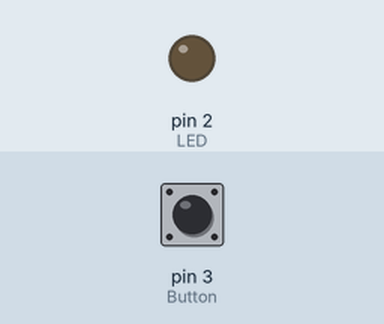
Bench run of a sketch on a simulated Arduino Uno, built with avr-gcc and run on an emulated ATmega328P. On the bench: output pins drawn as LEDs (lit = HIGH). The inputs (shaded band) are chosen by the test bench; at power-on: pin 3 (Button) LOW.

Above: at 1.2 s.
1.3 s: pin 3 (Button) pulled HIGH for 0.15 s
At 1.37 s:
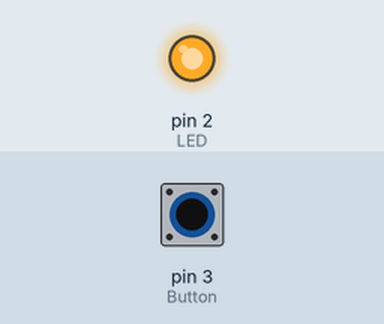
2.9 s: pin 3 (Button) pulled HIGH for 3.2 s
At 7.3 s:
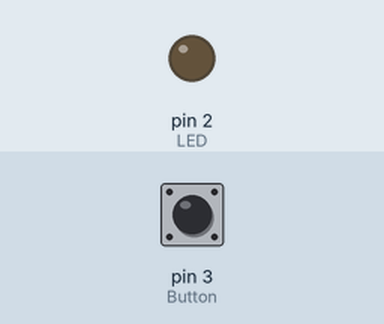
Timing chart, 0 to 8.8 s (numbered marks = the images above; inputs shaded):
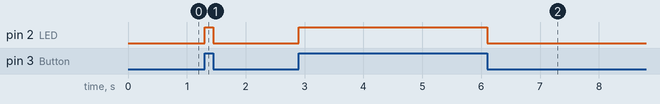

Measured:
- after the input at 1.3 s, pin 2 (LED): LOW → HIGH at once, → LOW 0.15 s later
- after the input at 2.9 s, pin 2 (LED): LOW → HIGH at once, → LOW 3.2 s later

The sketch:

Button_basic1.ino
```cpp
int buttonState = 0;         // สถานะของปุ่มถ้ากดจะเป็น 1 หรือ HIGH ถ้าไม่กดจะเป็น 0 หรือ LOW

void setup() {
  pinMode(2, OUTPUT);   //กำหนดให้ pin 2 เป็น OUTPUT (LED)
  pinMode(3, INPUT);    //กำหนดให้ pin 3 เป็น INPUT  (Button)
}

void loop(){
  buttonState = digitalRead(3); //อ่านสถานะจาก Button มาเก็บไว้ในตัวแปร buttonState

  if (buttonState == HIGH) {     //ตรวจสอบว่ากดปุ่มหรือไม่ ถ้ากดทำใน {..}ถ้าไม่กดทำใน else{...}
    // turn LED on:
    digitalWrite(2, HIGH);  //ไฟ LED ติด
  }
  else {
    // turn LED off:
    digitalWrite(2, LOW);   //ไฟ LED ดับ
  }
}
```
